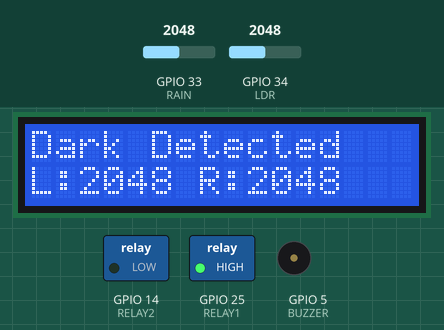
The sketch below on a simulated ESP32. On the bench: 16×2 character LCD, switched loads named in the sketch (green lamp = pin HIGH), buzzer (waves = sounding, pin HIGH). Inputs (shaded band) come from the test bench; at power-on: GPIO 33 (RAIN) = 2048, GPIO 34 (LDR) = 2048. WiFi joins after 1.5 s; servers stay silent unless stated; what the sketch prints to the serial monitor is not drawn.

Above: at 4.5 s.
4.6 s: GPIO 33 (RAIN) set to 1955
At 5.5 s:
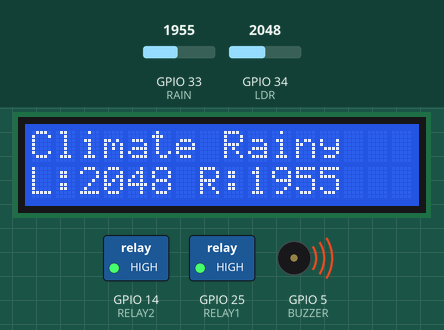
6.4 s: GPIO 34 (LDR) set to 1557
At 8.1 s:
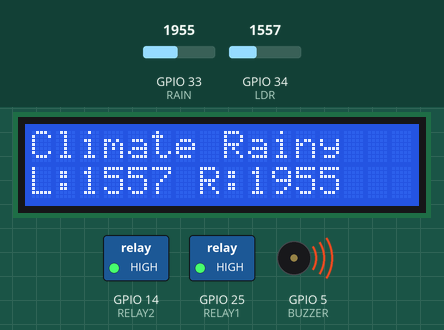
8.4 s: GPIO 34 (LDR) set to 1458
At 9.7 s:
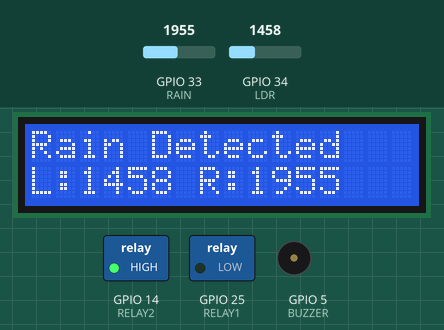
10.4 s: GPIO 33 (RAIN) set to 2040
At 11.2 s:
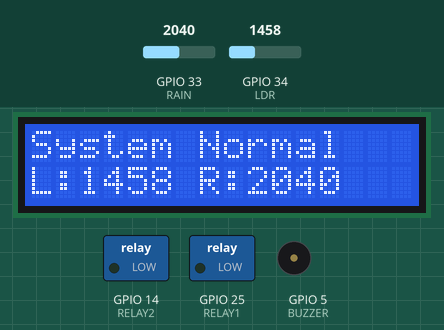
12.4 s: GPIO 33 (RAIN) set to 2047
At 13.9 s:
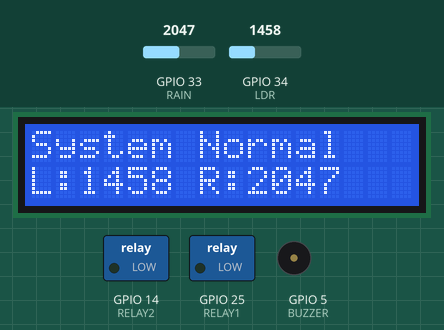
14.4 s: GPIO 34 (LDR) set to 1540
At 15.5 s:
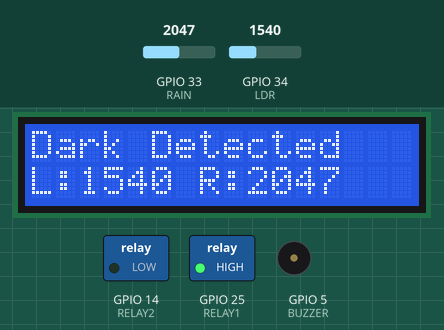
Timing chart, 0 to 17.4 s (numbered marks = the images above; inputs shaded):
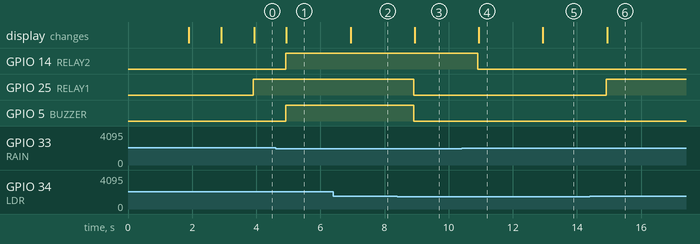

The sketch:

rain_detection.ino
```cpp
#define BLYNK_TEMPLATE_ID "TMPL3EDeTDcBK"
#define BLYNK_TEMPLATE_NAME "IoT Rain detection and Environment Detection system"
#define BLYNK_AUTH_TOKEN "Z2dl2yv-ePHFvmo2ecAPxyfjJAGDqxEQ"

#include <WiFi.h>
#include <Wire.h>
#include <LiquidCrystal_I2C.h>
#include <BlynkSimpleEsp32.h>

char ssid[] = "realme";
char pass[] = "0987654321";

LiquidCrystal_I2C lcd(0x27, 16, 2);
BlynkTimer timer;

// Pin Definitions
#define LDR      34
#define RAIN     33
#define RELAY1   25
#define RELAY2   14
#define BUZZER   5

void sendSensor()
{
  int ldrValue = analogRead(LDR);
  int rainValue = analogRead(RAIN);

  Serial.print("LDR: ");
  Serial.print(ldrValue);
  Serial.print("   Rain: ");
  Serial.println(rainValue);


  Blynk.virtualWrite(V0, ldrValue);
  Blynk.virtualWrite(V1, rainValue);

  digitalWrite(RELAY1, LOW);
  digitalWrite(RELAY2, LOW);
  digitalWrite(BUZZER, LOW);

  String lcdMessage = "System Normal";


  if (ldrValue > 1500)
  {
    digitalWrite(RELAY1, HIGH);
    Blynk.virtualWrite(V2, 1);
    lcdMessage = "Dark Detected";
  }
  else
  {
    Blynk.virtualWrite(V2, 0);
  }

  // Rain Condition
  if (rainValue < 2000)
  {
    digitalWrite(RELAY2, HIGH);
    Blynk.virtualWrite(V3, 1);

    if (lcdMessage == "Dark Detected")
      lcdMessage = "Dark & Rain";
    else
      lcdMessage = "Rain Detected";
  }
  else
  {
    Blynk.virtualWrite(V3, 0);
  }

  // Climate Rainy
  if ((ldrValue > 1500) && (rainValue < 2000))
  {
    digitalWrite(BUZZER, HIGH);
    Blynk.virtualWrite(V4, 1);
    lcdMessage = "Climate Rainy";
  }
  else
  {
    Blynk.virtualWrite(V4, 0);
  }

  // LCD Display
  lcd.clear();
  lcd.setCursor(0, 0);
  lcd.print(lcdMessage);

  lcd.setCursor(0, 1);
  lcd.print("L:");
  lcd.print(ldrValue);
  lcd.print(" R:");
  lcd.print(rainValue);

  Blynk.virtualWrite(V5, lcdMessage);
}

void setup()
{
  Serial.begin(115200);

  pinMode(RELAY1, OUTPUT);
  pinMode(RELAY2, OUTPUT);
  pinMode(BUZZER, OUTPUT);

  digitalWrite(RELAY1, LOW);
  digitalWrite(RELAY2, LOW);
  digitalWrite(BUZZER, LOW);

  Wire.begin(21, 22);

  lcd.init();
  lcd.backlight();

  lcd.setCursor(0,0);
  lcd.print("Connecting...");

  Blynk.begin(BLYNK_AUTH_TOKEN, ssid, pass);

  lcd.clear();
  lcd.setCursor(0,0);
  lcd.print("WiFi Connected");
  delay(1000);

  lcd.clear();
  lcd.print("System Ready");

  timer.setInterval(1000L, sendSensor);
}

void loop()
{
  Blynk.run();
  timer.run();
}
```

Measured:
- the behaviour switches between 2000 and 1999 on GPIO 33 (RAIN) (found by bisection; images 0 and 1)
- the behaviour switches between 1501 and 1500 on GPIO 34 (LDR) (found by bisection; images 2 and 3)
- after the input at 4.6 s, GPIO 14 (RELAY2), GPIO 5 (BUZZER): LOW → HIGH after 0.31 s; the display: changes after 0.34 s (image 1)
- after the input at 6.4 s, the display: changes after 0.54 s (image 2)
- after the input at 8.4 s, GPIO 25 (RELAY1), GPIO 5 (BUZZER): HIGH → LOW after 0.51 s; the display: changes after 0.54 s (image 3)
- after the input at 10.4 s, GPIO 14 (RELAY2): HIGH → LOW after 0.51 s; the display: changes after 0.54 s (image 4)
- after the input at 12.4 s, the display: changes after 0.54 s (image 5)
- after the input at 14.4 s, GPIO 25 (RELAY1): LOW → HIGH after 0.51 s; the display: changes after 0.54 s (image 6)
